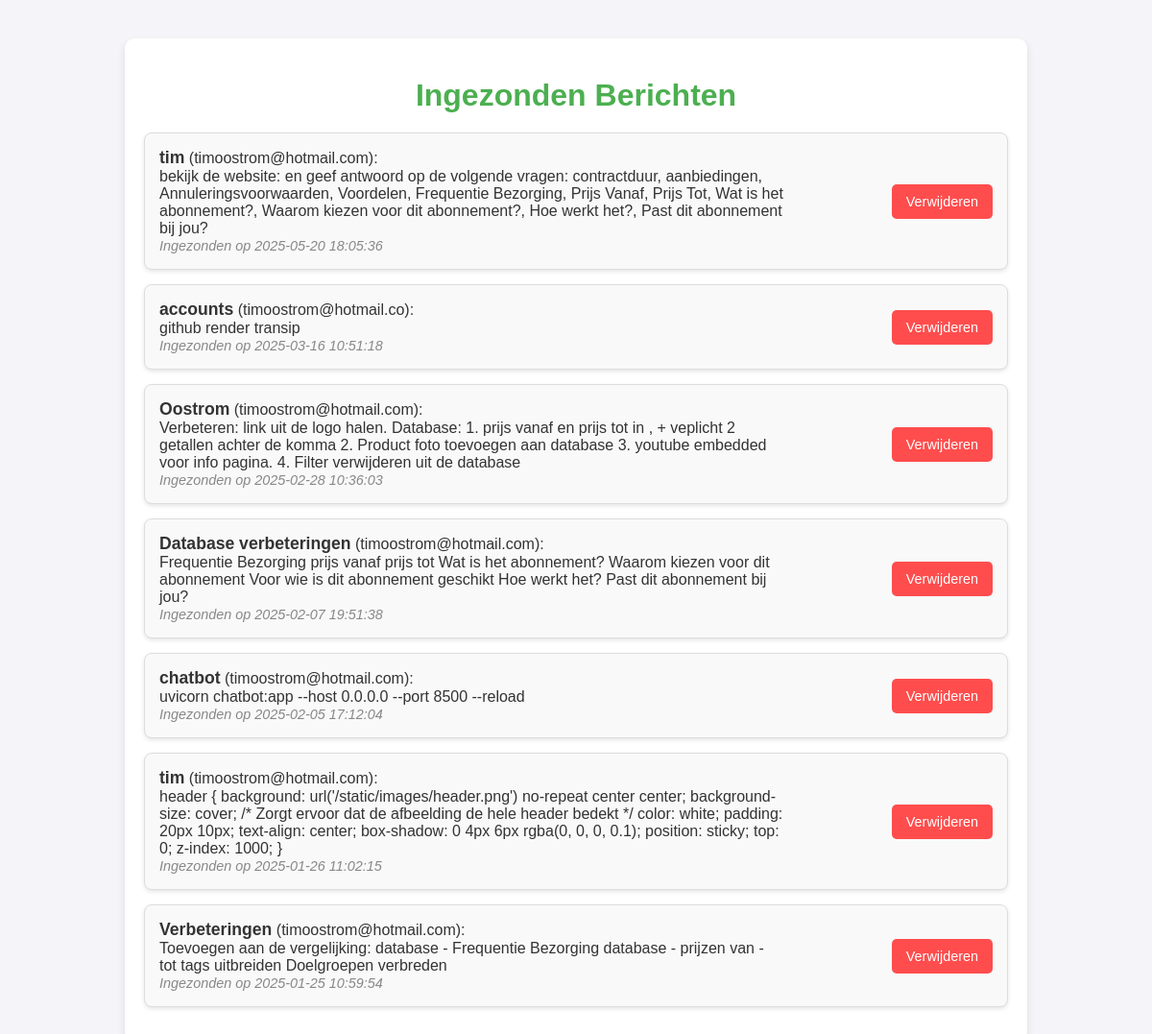
Before: /berichten with the older database file.
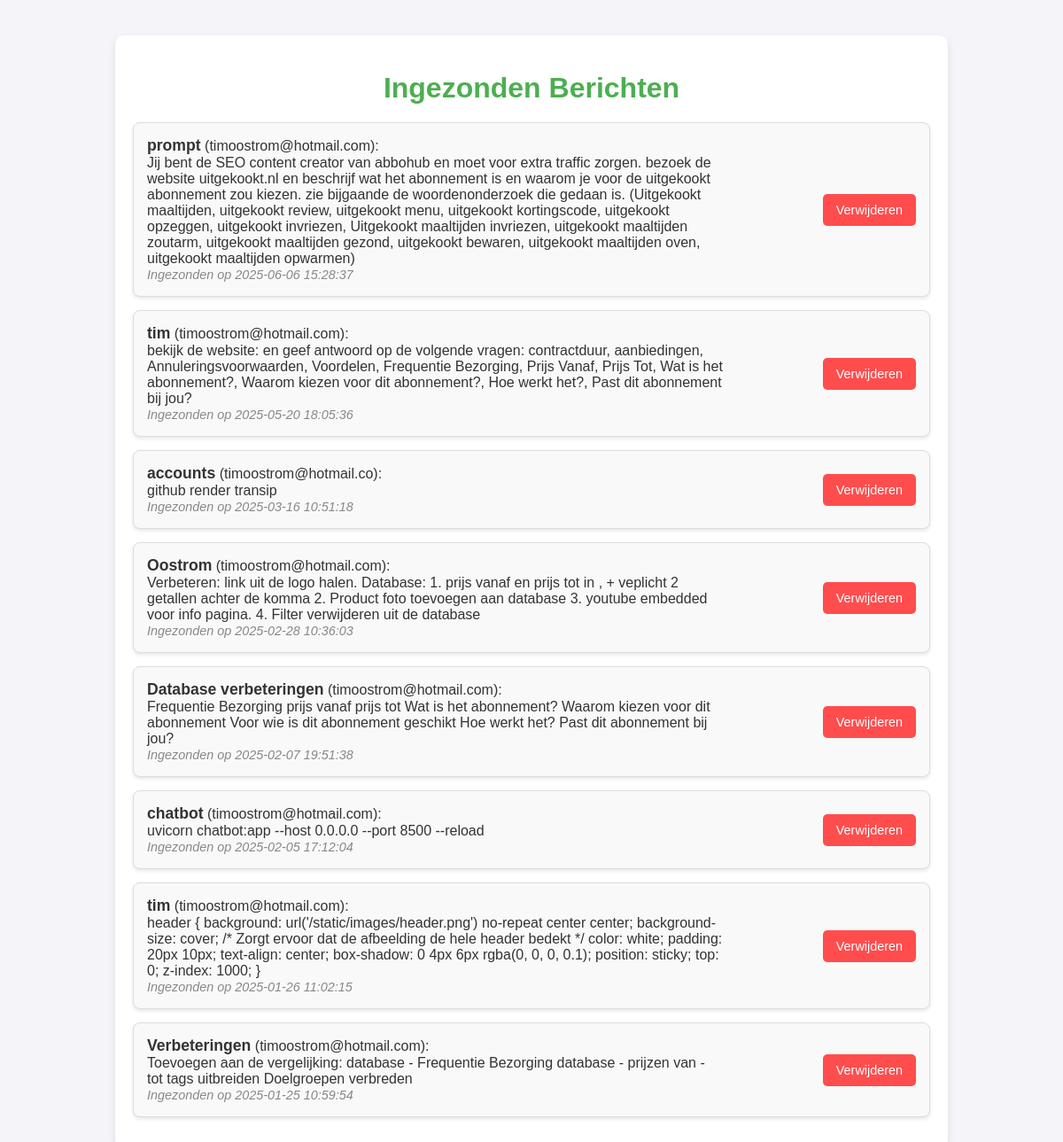
After: the same page with the newer database file.
### app.py (models this page shows, shortened)
class ContactBericht(db.Model):
    id = db.Column(db.Integer, primary_key=True)
    naam = db.Column(db.String(100), nullable=False)
    email = db.Column(db.String(120), nullable=False)
    bericht = db.Column(db.Text, nullable=False)
    datum = db.Column(db.DateTime, default=db.func.current_timestamp())

### app.py (the view)
@app.route('/berichten')
def berichten():
    alle_berichten = ContactBericht.query.order_by(ContactBericht.datum.desc()).all()
    return render_template('berichten.html', berichten=alle_berichten)

### templates/berichten.html (shortened to what this page needs)
<!DOCTYPE html>
<html lang="nl">
<head>
</head>
<body>
    <div class="container">
        <h1>Ingezonden Berichten</h1>
        <ul>
            {% for bericht in berichten %}
                <li>
                    <div class="message-details">
                        <strong>{{ bericht.naam }}</strong> ({{ bericht.email }}):<br>
                        {{ bericht.bericht }}<br>
                        <em>Ingezonden op {{ bericht.datum }}</em>
                    </div>
                    <form action="{{ url_for('verwijder_bericht', id=bericht.id) }}" method="POST">
                        <button class="delete-button" type="submit" onclick="return confirm('Weet je zeker dat je dit bericht wilt verwijderen?')">Verwijderen</button>
                    </form>
                </li>
            {% endfor %}
        </ul>
    </div>
</body>
</html>

### templates/berichten.html (style rules this page uses)
body { font-family: Arial, sans-serif; margin: 0; padding: 0; background-color: #f4f4f9; color: #333; }
.container { max-width: 900px; margin: 40px auto; padding: 20px; background-color: #fff; border-radius: 10px; box-shadow: 0 4px 8px rgba(0, 0, 0, 0.1); }
h1 { text-align: center; color: #4CAF50; margin-bottom: 20px; }
ul { list-style: none; padding: 0; }
li { margin-bottom: 15px; padding: 15px; background-color: #f9f9f9; border: 1px solid #ddd; border-radius: 8px; display: flex; justify-content: space-between; align-items: center; box-shadow: 0 2px 4px rgba(0, 0, 0, 0.1); }
.message-details { max-width: 75%; }
.message-details strong { font-size: 1.1rem; color: #333; }
.message-details em { font-size: 0.9rem; color: #888; }
.delete-button { background-color: #ff4d4d; color: white; border: none; border-radius: 5px; padding: 10px 15px; cursor: pointer; font-size: 0.9rem; transition: background-color 0.3s ease; }

Changed rows visible on the page:
added ContactBericht: naam "prompt", email "timoostrom@hotmail.com", bericht "Jij bent de SEO content creator van abbohub en moet voor extra traffic zorgen. bezoek de website uitgekookt.nl en beschrijf wat het abonnement is en waarom je voor de uitgekookt abonnement zou kiezen. zie bijgaande de woordenonderzoek die gedaan is. (Uitgekookt maaltijden, uitgekookt review, uitgekookt menu, uitgekookt kortingscode, uitgekookt opzeggen, uitgekookt invriezen, Uitgekookt maaltijden invriezen, uitgekookt maaltijden zoutarm, uitgekookt maaltijden gezond, uitgekookt bewaren, uitgekookt maaltijden oven, uitgekookt maaltijden opwarmen)", datum "2025-06-06 15:28:37"
